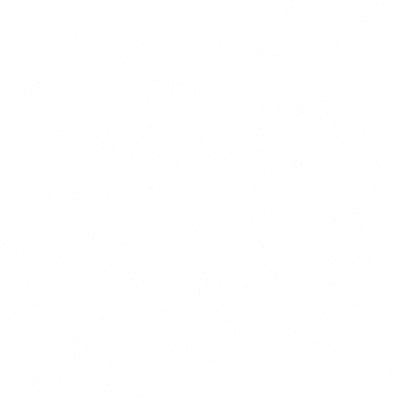
Frame 1 (no input)
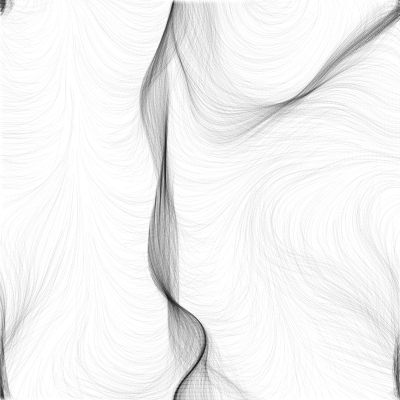
Frame 60 (no input)
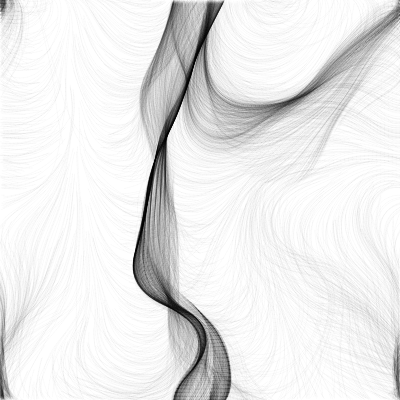
Frame 120 (the mouse pressed at the canvas centre since frame 60)

The p5.js sketch that drew these frames (run headless with seeded random() and noise() and a simulated clock; from frame 60 on, the mouse is pressed at the canvas centre):

// p5.js sketch
// ── sketch.js
var scl = 5;
var cols, rows;
var inc = 0.01

var zoff = 0;

var fr;

var particles = [];

var flowfield;

function setup() {
  createCanvas(400, 400);
  cols = floor(width / scl)
  rows = floor(height / scl)
  fr = createP('');

  flowfield = new Array(cols*rows);

  for (var i = 0; i < 2500; i++) {
    particles[i] = new Particle();
  }

}

function draw() {
  var yoff = 0;
  for (var y = 0; y < rows; y++) {
    var xoff = 0;
    for (var x = 0; x < cols; x++) {
      var index = x+y*cols;
      var angle = noise(xoff, yoff, zoff) * TWO_PI*4;
      var v = p5.Vector.fromAngle(angle);
      v.setMag(1)

      flowfield[index] = v;

      // stroke(0, 50);
      // strokeWeight(1)
      // push()
      // translate(x * scl, y * scl)
      // rotate(v.heading())
      // line(0, 0, scl, 0)
      // pop()

      xoff += inc
    }
    yoff += inc
  }

  zoff += 0.003

  for (var i = 0; i < particles.length; i++) {
    particles[i].follow(flowfield)
    particles[i].update()
    particles[i].edges()
    particles[i].show()
  }

  fr.html(floor(frameRate()))
}

// ── particle.js
class Particle
{
    constructor() {
        this.pos = createVector(random(width),random(height));
        this.vel = createVector(0,0);
        this.acc = createVector(0,0);
        this.maxspeed = 4;

        this.prevPos = this.pos.copy();
    }

    update()
    {
        this.vel.add(this.acc);
        this.vel.limit(this.maxspeed);
        this.pos.add(this.vel);
        this.acc.mult(0);
    }

    applyForce(force)
    {
        this.acc.add(force);
    }

    show()
    {
        stroke(0, 5)
        strokeWeight(1)
        line(this.pos.x, this.pos.y, this.prevPos.x, this.prevPos.y)
        this.updatePrev()
    }

    updatePrev()
    {
        this.prevPos.x = this.pos.x;
        this.prevPos.y = this.pos.y;
    }
    edges()
    {
        if(this.pos.x > width) {
            this.pos.x = 0
            this.updatePrev()
        }
        if(this.pos.x < 0) {
            this.pos.x = width
            this.updatePrev()
        } 
        if(this.pos.y > height) {
            this.pos.y = 0
            this.updatePrev()
        } 
        if(this.pos.y < 0) {
            this.pos.y = height
            this.updatePrev()
        }


    }

    follow(vectors)
    {
        var x = floor(this.pos.x / scl);
        var y = floor(this.pos.y/scl);

        var index = x+y*cols;

        var force = vectors[index];
        this.applyForce(force);
    }
}
